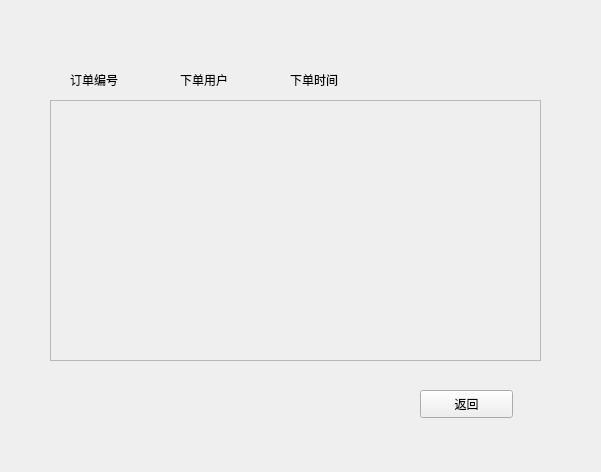
<?xml version="1.0" encoding="UTF-8"?>
<ui version="4.0">
 <class>dealorder</class>
 <widget class="QWidget" name="dealorder">
  <property name="geometry">
   <rect>
    <x>0</x>
    <y>0</y>
    <width>601</width>
    <height>472</height>
   </rect>
  </property>
  <property name="windowTitle">
   <string>Form</string>
  </property>
  <widget class="QPushButton" name="dealorderreturnButton">
   <property name="geometry">
    <rect>
     <x>420</x>
     <y>390</y>
     <width>93</width>
     <height>28</height>
    </rect>
   </property>
   <property name="text">
    <string>返回</string>
   </property>
  </widget>
  <widget class="QScrollArea" name="scrollArea">
   <property name="geometry">
    <rect>
     <x>50</x>
     <y>100</y>
     <width>491</width>
     <height>261</height>
    </rect>
   </property>
   <property name="widgetResizable">
    <bool>true</bool>
   </property>
   <widget class="QWidget" name="scrollAreaWidgetContents">
    <property name="geometry">
     <rect>
      <x>0</x>
      <y>0</y>
      <width>489</width>
      <height>259</height>
     </rect>
    </property>
   </widget>
  </widget>
  <widget class="QLabel" name="orderId">
   <property name="geometry">
    <rect>
     <x>70</x>
     <y>70</y>
     <width>69</width>
     <height>19</height>
    </rect>
   </property>
   <property name="text">
    <string>订单编号</string>
   </property>
  </widget>
  <widget class="QLabel" name="orderowner">
   <property name="geometry">
    <rect>
     <x>180</x>
     <y>70</y>
     <width>69</width>
     <height>19</height>
    </rect>
   </property>
   <property name="text">
    <string>下单用户</string>
   </property>
  </widget>
  <widget class="QLabel" name="orderowner_2">
   <property name="geometry">
    <rect>
     <x>290</x>
     <y>70</y>
     <width>69</width>
     <height>19</height>
    </rect>
   </property>
   <property name="text">
    <string>下单时间</string>
   </property>
  </widget>
 </widget>
 <resources/>
 <connections/>
</ui>
